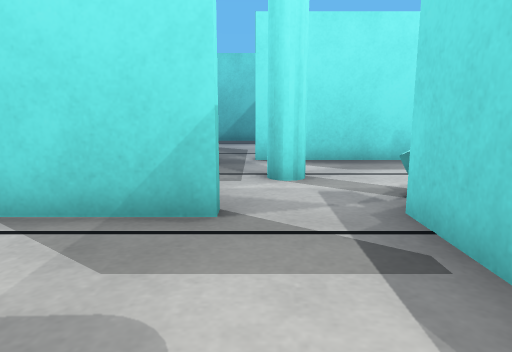
[1] (above)

20 first-person views from a walk through a Webots world. The camera is 0.68 m above the floor, tilts 10° down and sees 70° across. The floor is counted in squares, 0.5 m on a side. Each view is taken from the middle of a square. On the plan, view 1 faces up. The plan holds only what a view shows up to about 15 squares ahead; the rest is blank. The place goes on beyond the plan. The robots in the file are not drawn.

[2]
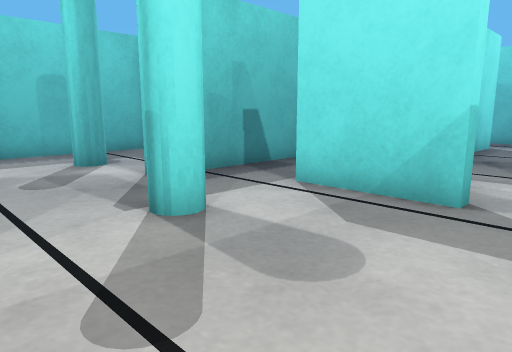

[3]
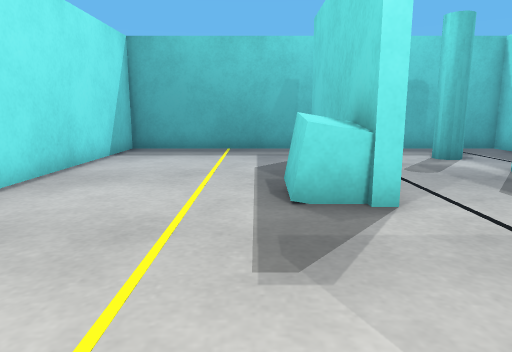

[4]
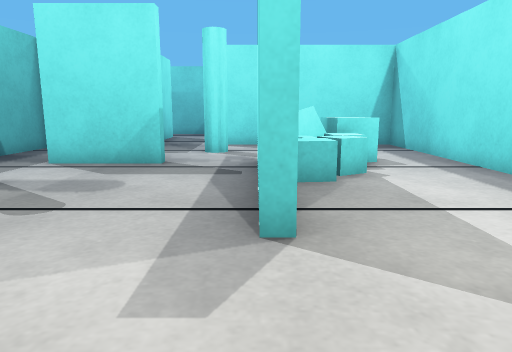

[5]
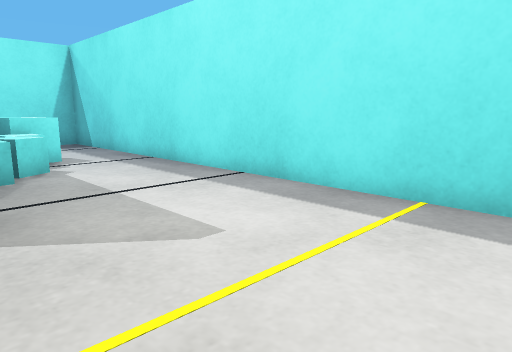

[6]
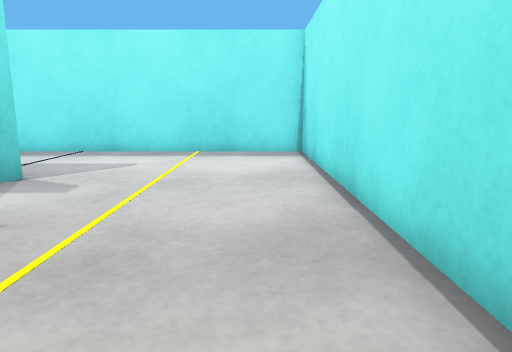

[7]
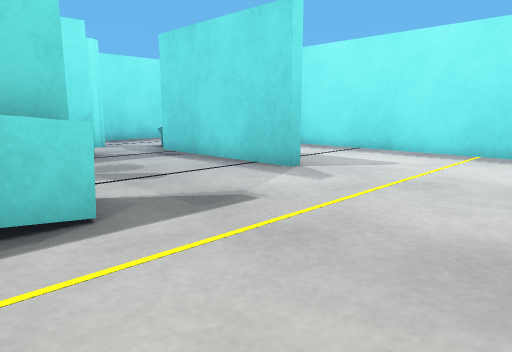

[8]
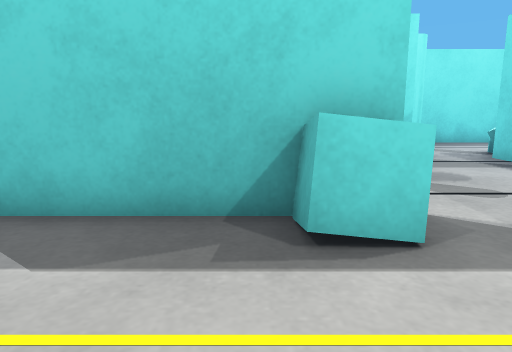

[9]
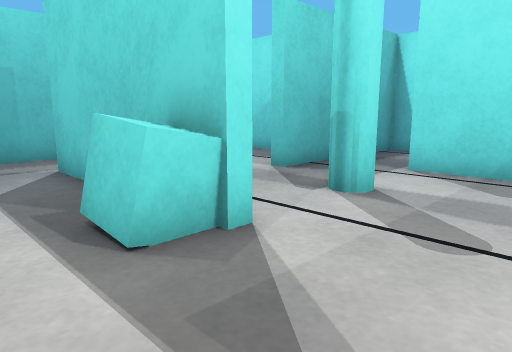

[10]
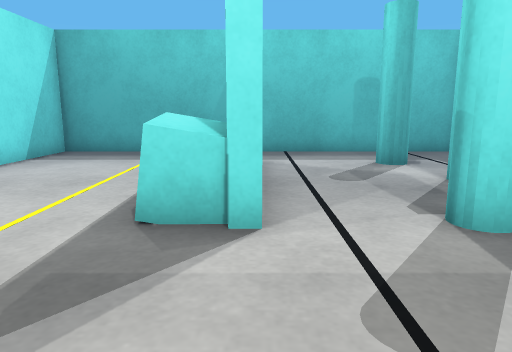

[11]
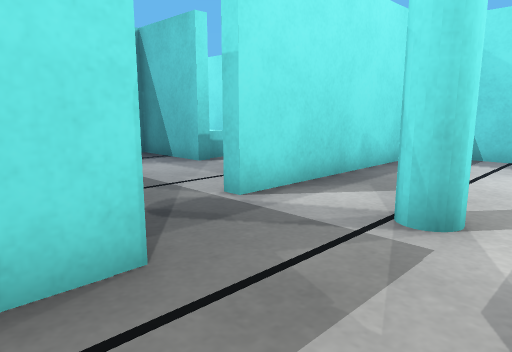

[12]
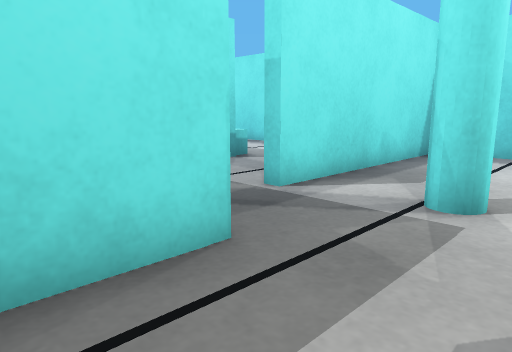

[13]
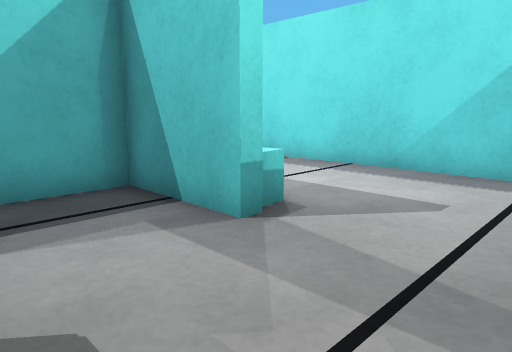

[14]
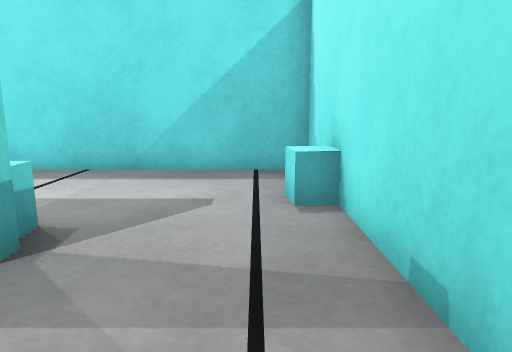

[15]
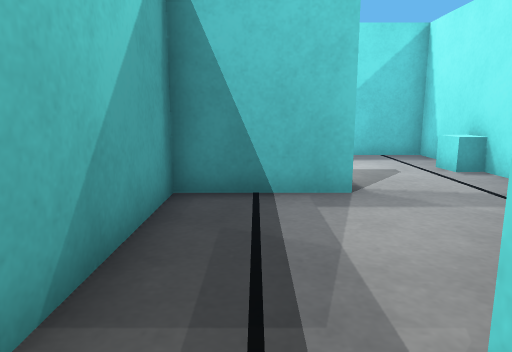

[16]
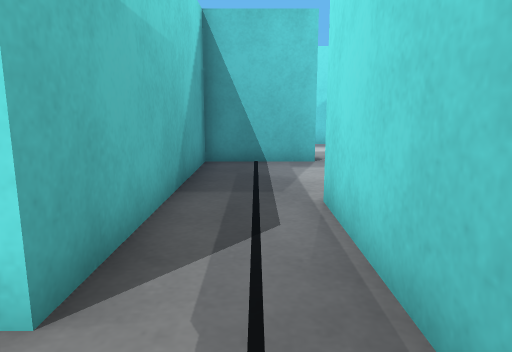

[17]
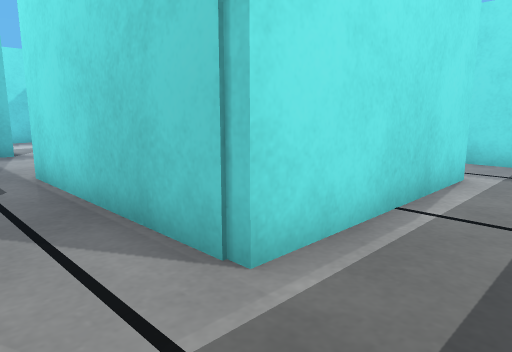

[18]
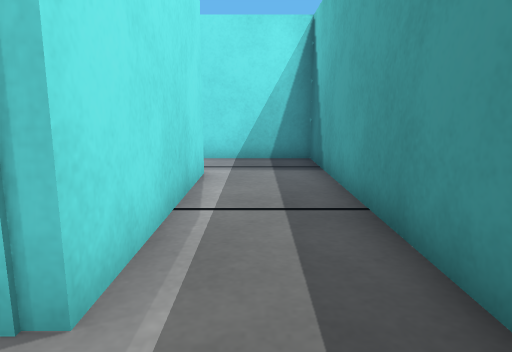

[19]
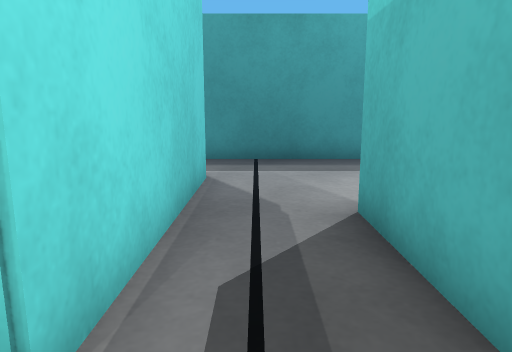

[20]
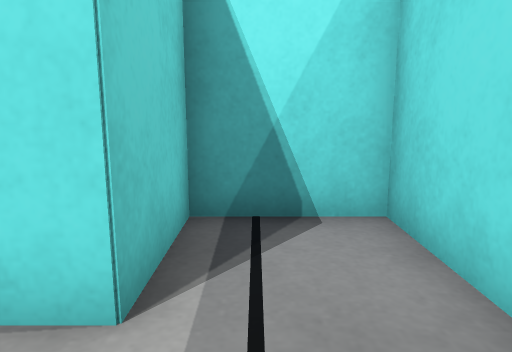

### Floor plan
Points are (right, up) in squares from view 1. A wall is a line through its corners. A room is listed if a view was taken in it or the views show most of it. See-through windows are left out.
Room 1 (views 1, 11, 12, 13)
walls: (-0.5, 5.1) (-0.5, 4.6) (-3.6, 4.6); (-2.4, 8.9) (-5.9, 8.9) (-5.9, 2.9); (2.1, -1.3) (2.1, 4.9); (1.5, 10.4) (0, 10.4) (0, 10.9)
ways out: opening at (-0.5, -1) to room 2; opening at (2, 7.5) to room 2; opening at (-1, 10.5) to room 3; opening at (-6, 1) to room 5
objects: cyan pole (-4, 1) to (-3, 2); cyan pole (0, 7) to (1, 8)
Room 2 (views 2, 3, 4, 5, 6, 7, 8, 9, 10)
walls: (2.5, -1.3) (2.1, -1.3); (-3.1, -0.9) (-3.1, -1.3) (-9.3, -1.3); (-3, -7.6) (7.6, -7.6) (7.6, 10.4) (1.5, 10.4); (-11.6, -0.6) (-11.6, -7.6) (-4.5, -7.6)
ways out: opening at (-0.5, -1) to room 1; opening at (2, 7.5) to room 1; opening at (-10.5, -1) to room 5
objects: cyan box (-4, -2) to (-3, -2); cyan box (3, 2) to (4, 2); other object (3, 3) to (3, 4); cyan box (3, 5); other object (3, 6) to (4, 6); cyan box (4, 3) to (4, 4); other object (4, 4) to (5, 5); cyan box (5, 5) to (5, 6)
Room 3 (view 14)
walls: (0.5, 10.8) (2.5, 10.8); (2.5, 14.4) (2.1, 14.4); (-2.5, 15) (-2.5, 12.9)
ways out: opening at (-1, 10.5) to room 1; opening at (0, 15) to room 4; opening at (2, 13)
Room 4 (views 15, 16, 17, 18, 19, 20)
walls: (-11.6, 17.5) (-11.6, 6.3) (-6.3, 6.3) (-6.3, 8.9) (-8.8, 8.9) (-8.8, 15) (-2.5, 15); (2.1, 14.4) (2.1, 17.4) (-6, 17.4)
ways out: opening at (0, 15) to room 3
Room 5 (no view inside)
walls: (-5.9, 2.9) (-6.4, 2.9); (-9, 5.9) (-11.6, 5.9) (-11.6, -0.6)
ways out: opening at (-6, 1) to room 1; opening at (-10.5, -1) to room 2
objects: cyan pole (-9, 2) to (-8, 3)

Where each view was taken, in squares from view 1:
view 1: 0 up, 0 right, facing up
view 2: 1 down, 1 right, facing up-left
view 3: 3 down, 2 right, facing left
view 4: 5 down, 2 right, facing up
view 5: 6 down, 2 right, facing up-right
view 6: 6 down, 5 left, facing right
view 7: 7 down, 5 left, facing up-right
view 8: 6 down, 5 left, facing up
view 9: 4 down, 0 right, facing up-left
view 10: 1 down, 1 right, facing left
view 11: 6 up, 4 left, facing up-right
view 12: 6 up, 5 left, facing up-right
view 13: 11 up, 1 left, facing up-right
view 14: 12 up, 1 left, facing right
view 15: 16 up, 4 left, facing right
view 16: 16 up, 8 left, facing right
view 17: 17 up, 11 left, facing down-right
view 18: 17 up, 10 left, facing down
view 19: 16 up, 1 left, facing left
view 20: 8 up, 11 left, facing right
